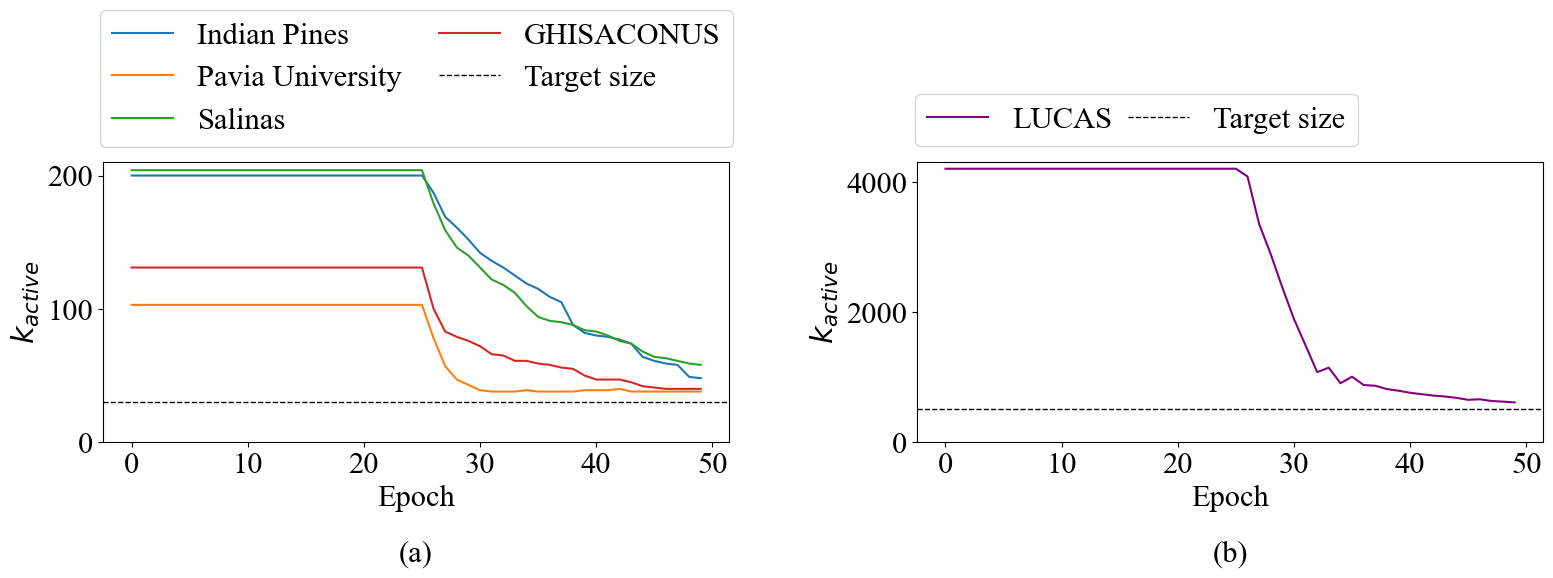

Here is the Python script that generated this plot:
import matplotlib.pyplot as plt
import pandas as pd

plt.rcParams['font.family'] = 'Times New Roman'
plt.rcParams['font.size'] = 22

def get_l0(file):
    df = pd.read_csv(file)
    return df['l0_s'].tolist()

files_cls = [
    "curated/v9_ips_v9_indian_pines_30.csv",
    "curated/v9_pu_v9_paviaU_30.csv",
    "curated/v9_salinas_v9_salinas_30.csv",
    "curated/v9_v9_ghisaconus_30.csv"
]
labels_cls = ["Indian Pines", "Pavia University", "Salinas", "GHISACONUS"]
y_cls = [get_l0(f) for f in files_cls]
x_cls = list(range(len(y_cls[0])))

file_lucas = r"D:\src\dicta2024_reg\lucas_results\v9_lucas_v9_lucas_512.csv"
y_lucas = [get_l0(file_lucas)]
x_lucas = list(range(len(y_lucas[0])))
labels_lucas = ["LUCAS"]

fig, axes = plt.subplots(1, 2, figsize=(18, 8))

for i in range(len(y_cls)):
    axes[0].plot(x_cls, y_cls[i], label=labels_cls[i])
axes[0].axhline(y=30, color='black', linestyle='--', linewidth=1, label="Target size")
axes[0].set_xlabel('Epoch')
axes[0].set_ylabel('$k_{active}$')
axes[0].set_ylim([0, 210])
axes[0].legend(
    bbox_to_anchor=(0.5, 1.3),
    loc='center',
    frameon=True,
    ncol=2,
    columnspacing=1.2,
    handletextpad=0.8
)
#axes[0].text(0.5, -0.35, "(a)", transform=axes[0].transAxes, ha='center', va='center')

#axes[0].set_title("Classification Datasets")

for i in range(len(y_lucas)):
    axes[1].plot(x_lucas, y_lucas[i], label=labels_lucas[i], color='purple')
axes[1].axhline(y=512, color='black', linestyle='--', linewidth=1, label="Target size")
axes[1].set_xlabel('Epoch')
axes[1].set_ylabel('$k_{active}$')
axes[1].set_ylim([0, 4300])
axes[1].legend(
    bbox_to_anchor=(0.35, 1.15),
    loc='center',
    frameon=True,
    ncol=2,
    columnspacing=0.5,
    handletextpad=0.8
)
#axes[1].text(0.5, -0.35, "(b)", transform=axes[1].transAxes, ha='center', va='center')

#axes[1].set_title("Regression Dataset (LUCAS)")

axes[0].text(0.5, -0.4, "(a)", transform=axes[0].transAxes, ha='center', va='center')
axes[1].text(0.5, -0.4, "(b)", transform=axes[1].transAxes, ha='center', va='center')

plt.subplots_adjust(top=0.65, bottom=0.3, left=0.1, wspace=0.3)
#plt.tight_layout()
plt.savefig("l0_b_post_combined.png", bbox_inches='tight', pad_inches=0.1)
plt.show()
